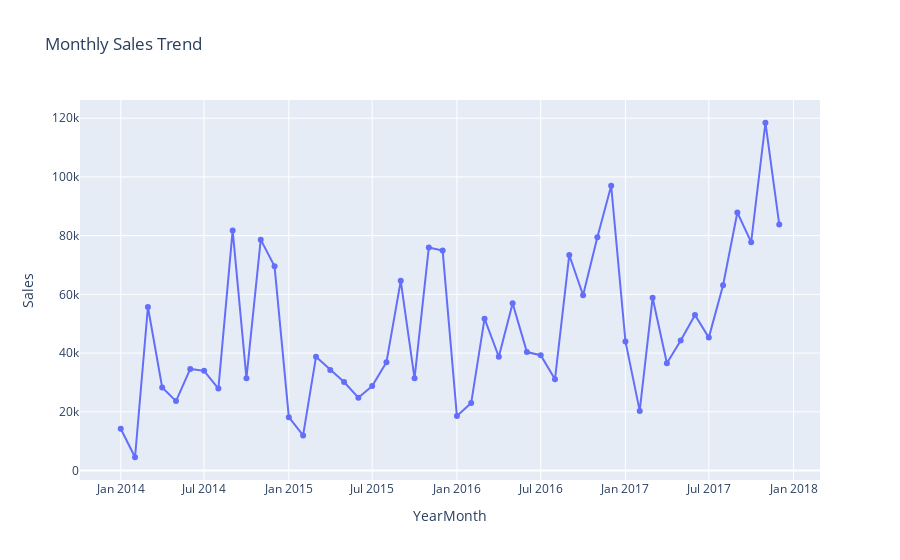

The cell this chart's notebook holds for it:
### Code cell
monthlysale= df.groupby("YearMonth")["Sales"].sum().reset_index()
px.line(monthlysale,x='YearMonth', y = 'Sales',markers=True,title="Monthly Sales Trend")

### Figure 1 — Plotly figure (JSON) as saved in the notebook; plotly's stock layout.template omitted (floating-point values rounded to 4 significant figures)
{"data": [{"hovertemplate": "YearMonth=%{x}<br>Sales=%{y}<extra></extra>", "legendgroup": "", "line": {"color": "#636efa", "dash": "solid"}, "marker": {"symbol": "circle"}, "mode": "lines+markers", "name": "", "orientation": "v", "showlegend": false, "type": "scatter", "x": ["2014-01", "2014-02", "2014-03", "2014-04", "2014-05", "2014-06", "2014-07", "2014-08", "2014-09", "2014-10", "2014-11", "2014-12", "2015-01", "2015-02", "2015-03", "2015-04", "2015-05", "2015-06", "2015-07", "2015-08", "2015-09", "2015-10", "2015-11", "2015-12", "2016-01", "2016-02", "2016-03", "2016-04", "2016-05", "2016-06", "2016-07", "2016-08", "2016-09", "2016-10", "2016-11", "2016-12", "2017-01", "2017-02", "2017-03", "2017-04", "2017-05", "2017-06", "2017-07", "2017-08", "2017-09", "2017-10", "2017-11", "2017-12"], "xaxis": "x", "y": [14240.0, 4520.0, 55690.0, 28300.0, 23650.0, 34600.0, 33950.0, 27910.0, 81780.0, 31450.0, 78630.0, 69550.0, 18170.0, 11950.0, 38730.0, 34200.0, 30130.0, 24800.0, 28770.0, 36900.0, 64600.0, 31400.0, 75970.0, 74920.0, 18540.0, 22980.0, 51720.0, 38750.0, 56990.0, 40340.0, 39260.0, 31120.0, 73410.0, 59690.0, 79410.0, 97000.0, 43970.0, 20300.0, 58870.0, 36520.0, 44260.0, 52980.0, 45260.0, 63120.0, 87870.0, 77780.0, 118400.0, 83830.0], "yaxis": "y"}], "layout": {"legend": {"tracegroupgap": 0}, "title": {"text": "Monthly Sales Trend"}, "xaxis": {"anchor": "y", "domain": [0, 1], "title": {"text": "YearMonth"}}, "yaxis": {"anchor": "x", "domain": [0, 1], "title": {"text": "Sales"}}}}
